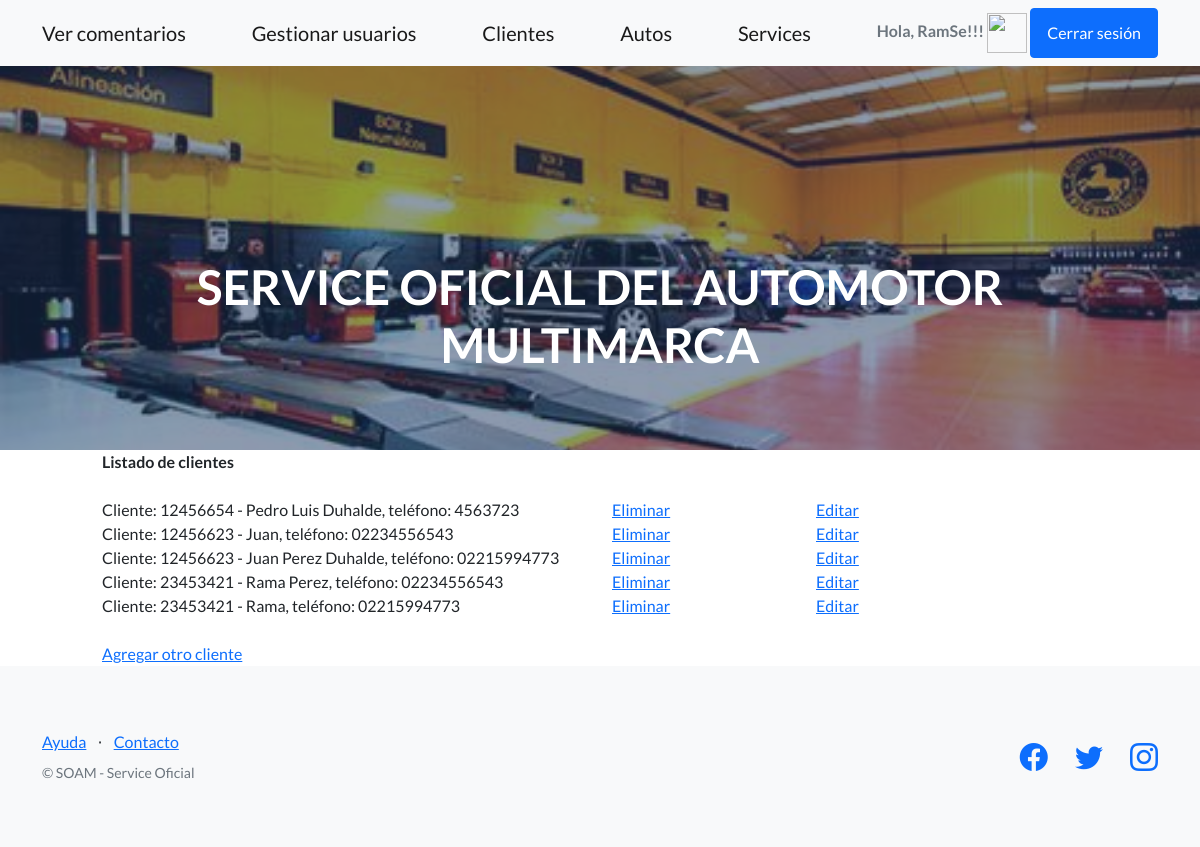
Screenshot of /FinalApp_RamSe/leerClientes (signed in) with the database file from the repository.
### FinalApp_RamSe/models.py (models this page shows)
class Cliente(models.Model):
    dni = models.CharField(max_length=8)
    nombre = models.CharField(max_length=50)
    telefono = models.CharField(max_length=11)
    def __str__(self):
        return("Cliente: "+self.dni+" - "+self.nombre+", teléfono: "+self.telefono)

### FinalApp_RamSe/views.py (the view)
# urls.py: path('leerClientes',leerClientes, name="LeerClientes"),
@login_required
def leerClientes(request):
    clientes = Cliente.objects.all() #trae todos los clientes
    contexto= {"clientes": clientes}
    return render(request, "FinalApp_RamSe/leerClientes.html",contexto)

### FinalApp_RamSe/templates/FinalApp_RamSe/leerClientes.html
{% extends "FinalApp_RamSe/padre.html" %}
{% load static %}
{% block contenidoQueCambia %}
<div class="contact-fluid">
    <div class="row">
        <div class="col-1">
        </div>
        <div class="col-5">
            <b>Listado de clientes</b>
        </div>
    </div>
    <br/>
    {% for cliente in clientes %}
    <div class="row">
        <div class="col-1">
        </div>
        <div class="col-5">
        {{cliente}}
        </div>
        <div class="col-2">
            <a href="{% url 'EliminarCliente' cliente.dni %}"> Eliminar</a>
        </div>
        <div class="col-2">
            <a href="{% url 'EditarCliente' cliente.dni %}"> Editar</a>
        </div>
    </div>
    {% endfor %}
    <div class="row">
        <div class="col-1">
        </div>
        <div class="col-5">
            <br><a href="clienteFormulario">Agregar otro cliente</a>
        </div>
</div>
{% endblock %}

### FinalApp_RamSe/templates/FinalApp_RamSe/padre.html (shortened to what this page needs)
<!DOCTYPE html>
<html lang="es">
    <head>
        {% load static %}
        <link href="https://cdn.jsdelivr.net/npm/bootstrap-icons@1.5.0/font/bootstrap-icons.css" rel="stylesheet" type="text/css" />
        <link href="{%static 'FinalApp_RamSe/css/styles.css' %}" rel="stylesheet" />
    </head>
    <body>
        <nav class="navbar navbar-light bg-light static-top">
            <div class="container">
                {% if request.user.is_authenticated %}
                <a class="navbar-brand" href="{%url 'Pages' %}">Ver comentarios</a>
                <a class="navbar-brand" href="../admin" target="_blank">Gestionar usuarios</a>
                <a class="navbar-brand" href="{%url 'LeerClientes' %}">Clientes</a>
                <a class="navbar-brand" href="{%url 'LeerAutos' %}">Autos</a>
                <a class="navbar-brand" href="{%url 'LeerServices' %}">Services</a>
                <p class="text-muted medium mb-4 mb-lg-0"><b>Hola, {{user.username}}!!!</b>
                <img src="{{avatar}}" width="40px" height="40px" >
                <a class="btn btn-primary" href="{%url 'Logout' %}">Cerrar sesión</a></p>
                {% endif %}
            </div>
        </nav>
        <header class="masthead">
            <div class="container position-relative">
                <div class="row justify-content-center">
                    <div class="col-l-6">
                        <div class="text-center text-white">
                            <h1 class="mb-5" >SERVICE OFICIAL DEL AUTOMOTOR MULTIMARCA</h1>
                        </div>
                    </div>
                </div>
            </div>
        </header>
        {% block contenidoQueCambia %}
        {% endblock %}
        <footer class="footer bg-light">
            <div class="container">
                <div class="row">
                    <div class="col-lg-6 h-100 text-center text-lg-start my-auto">
                        <ul class="list-inline mb-2">
                            <li class="list-inline-item"><a href="#!">Ayuda</a></li>
                            <li class="list-inline-item">⋅</li>
                            <li class="list-inline-item"><a href="#!">Contacto</a></li>
                        </ul>
                        <p class="text-muted small mb-4 mb-lg-0">&copy; SOAM - Service Oficial</p>
                    </div>
                    <div class="col-lg-6 h-100 text-center text-lg-end my-auto">
                        <ul class="list-inline mb-0">
                            <li class="list-inline-item me-4">
                                <a href="#!"><i class="bi-facebook fs-3"></i></a>
                            </li>
                            <li class="list-inline-item me-4">
                                <a href="#!"><i class="bi-twitter fs-3"></i></a>
                            </li>
                            <li class="list-inline-item">
                                <a href="#!"><i class="bi-instagram fs-3"></i></a>
                            </li>
                        </ul>
                    </div>
                </div>
            </div>
        </footer>
    </body>
</html>

### rows the page displays
Cliente: dni+nombre+telefono "Cliente: 12456654 - Pedro Luis Duhalde, teléfono: 4563723"
Cliente: dni+nombre+telefono "Cliente: 12456623 - Juan, teléfono: 02234556543"
Cliente: dni+nombre+telefono "Cliente: 12456623 - Juan Perez Duhalde, teléfono: 02215994773"
Cliente: dni+nombre+telefono "Cliente: 23453421 - Rama Perez, teléfono: 02234556543"
Cliente: dni+nombre+telefono "Cliente: 23453421 - Rama, teléfono: 02215994773"

### other values shown
{{ user.username }} "RamSe"
